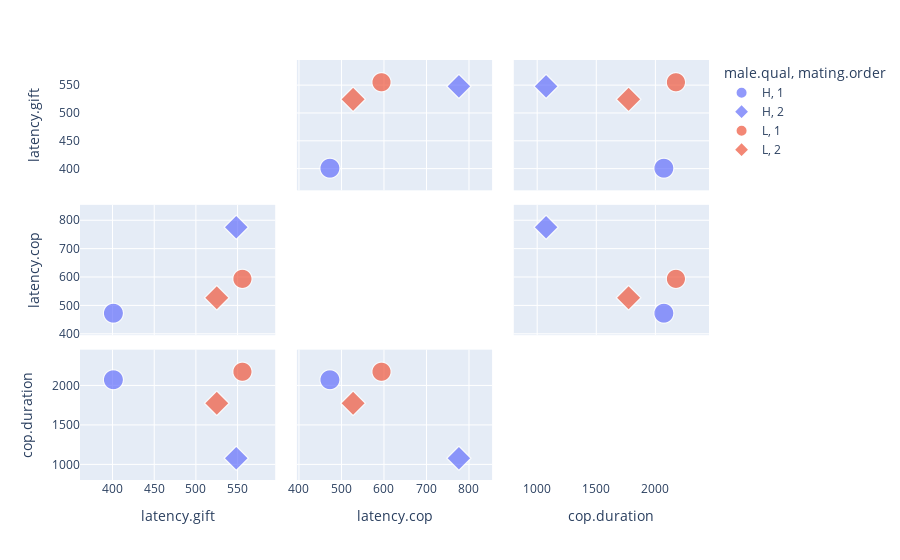

This figure's notebook cell:
### Code cell
fig = px.scatter_matrix(groupcontinous, dimensions=["latency.gift", "latency.cop", "cop.duration"], color="male.qual", symbol="mating.order", size="mating.success")
fig.update_traces(diagonal_visible=False)
fig.show()

### Figure 1 — Plotly figure (JSON) as saved in the notebook; plotly's stock layout.template omitted (floating-point values rounded to 4 significant figures)
{"data": [{"diagonal": {"visible": false}, "dimensions": [{"axis": {"matches": true}, "label": "latency.gift", "values": [401.1]}, {"axis": {"matches": true}, "label": "latency.cop", "values": [473.8]}, {"axis": {"matches": true}, "label": "cop.duration", "values": [2075.0]}], "hovertemplate": "male.qual=H<br>mating.order=1<br>mating.success=%{marker.size}<br>%{xaxis.title.text}=%{x}<br>%{yaxis.title.text}=%{y}<extra></extra>", "legendgroup": "H, 1", "marker": {"color": "#636efa", "size": [30], "sizemode": "area", "sizeref": 0.075, "symbol": "circle"}, "name": "H, 1", "showlegend": true, "type": "splom"}, {"diagonal": {"visible": false}, "dimensions": [{"axis": {"matches": true}, "label": "latency.gift", "values": [548.6]}, {"axis": {"matches": true}, "label": "latency.cop", "values": [777.6]}, {"axis": {"matches": true}, "label": "cop.duration", "values": [1078.0]}], "hovertemplate": "male.qual=H<br>mating.order=2<br>mating.success=%{marker.size}<br>%{xaxis.title.text}=%{x}<br>%{yaxis.title.text}=%{y}<extra></extra>", "legendgroup": "H, 2", "marker": {"color": "#636efa", "size": [28], "sizemode": "area", "sizeref": 0.075, "symbol": "diamond"}, "name": "H, 2", "showlegend": true, "type": "splom"}, {"diagonal": {"visible": false}, "dimensions": [{"axis": {"matches": true}, "label": "latency.gift", "values": [556]}, {"axis": {"matches": true}, "label": "latency.cop", "values": [595.3]}, {"axis": {"matches": true}, "label": "cop.duration", "values": [2177.0]}], "hovertemplate": "male.qual=L<br>mating.order=1<br>mating.success=%{marker.size}<br>%{xaxis.title.text}=%{x}<br>%{yaxis.title.text}=%{y}<extra></extra>", "legendgroup": "L, 1", "marker": {"color": "#EF553B", "size": [28], "sizemode": "area", "sizeref": 0.075, "symbol": "circle"}, "name": "L, 1", "showlegend": true, "type": "splom"}, {"diagonal": {"visible": false}, "dimensions": [{"axis": {"matches": true}, "label": "latency.gift", "values": [525.2]}, {"axis": {"matches": true}, "label": "latency.cop", "values": [528.4]}, {"axis": {"matches": true}, "label": "cop.duration", "values": [1777.0]}], "hovertemplate": "male.qual=L<br>mating.order=2<br>mating.success=%{marker.size}<br>%{xaxis.title.text}=%{x}<br>%{yaxis.title.text}=%{y}<extra></extra>", "legendgroup": "L, 2", "marker": {"color": "#EF553B", "size": [29], "sizemode": "area", "sizeref": 0.075, "symbol": "diamond"}, "name": "L, 2", "showlegend": true, "type": "splom"}], "layout": {"dragmode": "select", "legend": {"itemsizing": "constant", "title": {"text": "male.qual, mating.order"}, "tracegroupgap": 0}, "margin": {"t": 60}}}
